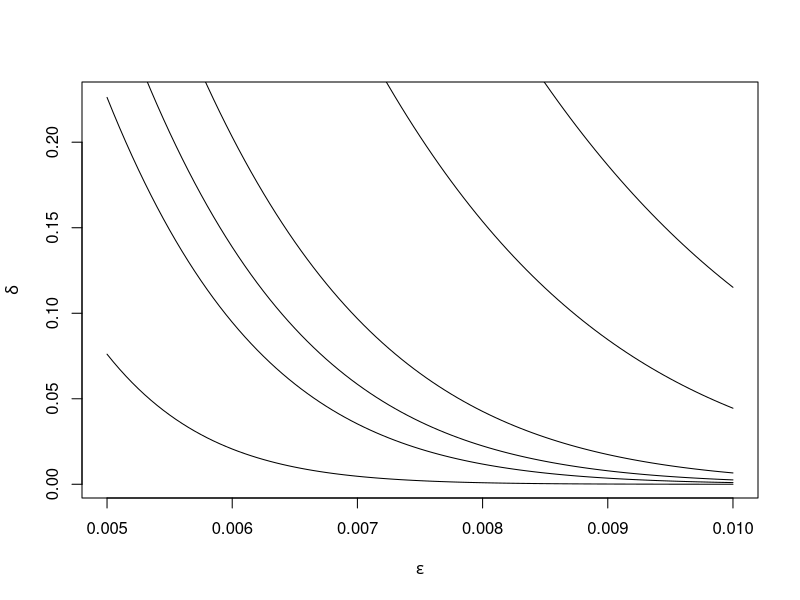
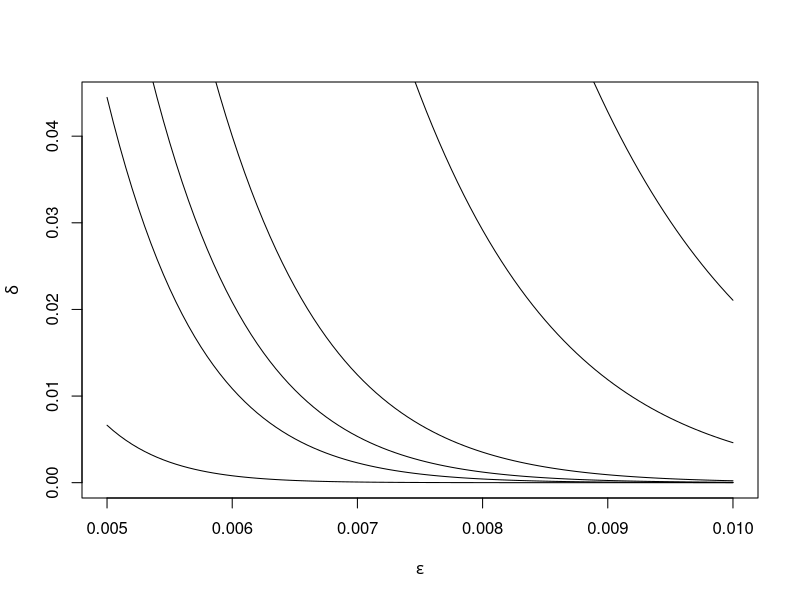
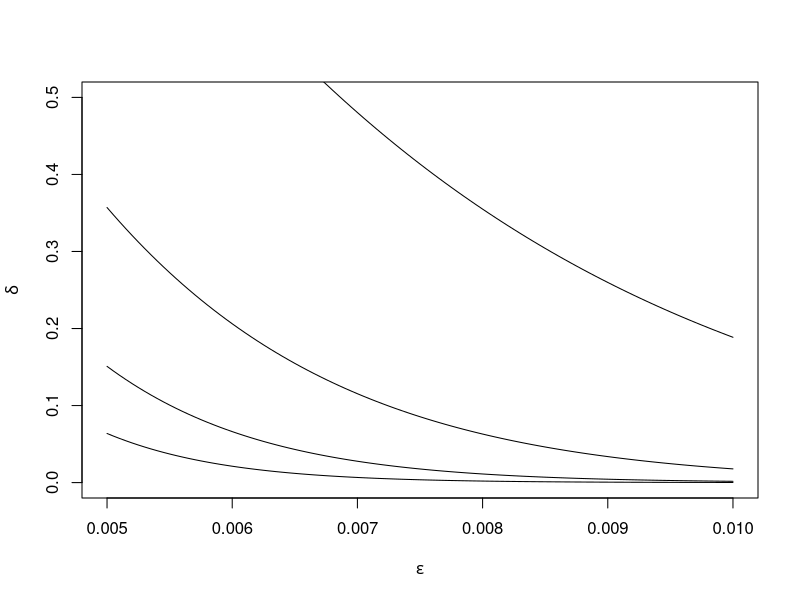
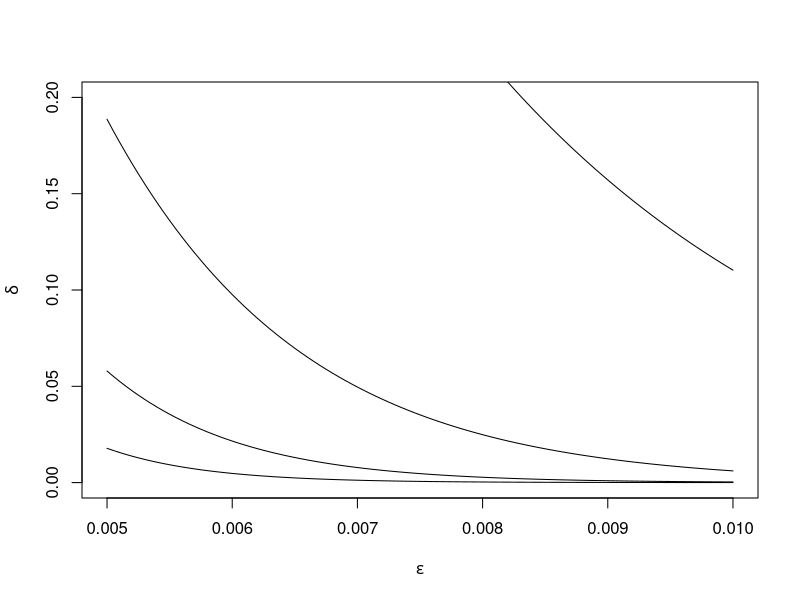

The R source for these figures, in order:
bernstein_bound <- function(V, rate) {
  function(epsilon) {
    2 * exp(- (V * epsilon^2) / (4 * (0.25 * rate) + (2 / 3) * epsilon))
  }
} 

rho <- 0.51
n <- 100

plot(bernstein_bound(2000, 1 / floor(rho * n)), from = 0.005, to = 0.01, 
     xlab = expression(epsilon), ylab = expression(delta))
plot(bernstein_bound(3000, 1 / floor(rho * n)), from = 0.005, to = 0.01, add = TRUE)
plot(bernstein_bound(1750, 1 / floor(rho * n)), from = 0.005, to = 0.01, add = TRUE)
plot(bernstein_bound(1500, 1 / floor(rho * n)), from = 0.005, to = 0.01, add = TRUE)
plot(bernstein_bound(1000, 1 / floor(rho * n)), from = 0.005, to = 0.01, add = TRUE)
plot(bernstein_bound(750, 1 / floor(rho * n)), from = 0.005, to = 0.01, add = TRUE)

n <- 200

plot(bernstein_bound(2000, 1 / floor(rho * n)), from = 0.005, to = 0.01, 
     xlab = expression(epsilon), ylab = expression(delta))
plot(bernstein_bound(3000, 1 / floor(rho * n)), from = 0.005, to = 0.01, add = TRUE)
plot(bernstein_bound(1750, 1 / floor(rho * n)), from = 0.005, to = 0.01, add = TRUE)
plot(bernstein_bound(1500, 1 / floor(rho * n)), from = 0.005, to = 0.01, add = TRUE)
plot(bernstein_bound(1000, 1 / floor(rho * n)), from = 0.005, to = 0.01, add = TRUE)
plot(bernstein_bound(750, 1 / floor(rho * n)), from = 0.005, to = 0.01, add = TRUE)

n <- 500

plot(bernstein_bound(1000, 1 / floor(rho * n)), from = 0.005, to = 0.01, 
     xlab = expression(epsilon), ylab = expression(delta), 
    ylim = c(0, 0.5))
plot(bernstein_bound(750, 1 / floor(rho * n)), from = 0.005, to = 0.01, add = TRUE)
plot(bernstein_bound(500, 1 / floor(rho * n)), from = 0.005, to = 0.01, add = TRUE)
plot(bernstein_bound(250, 1 / floor(rho * n)), from = 0.005, to = 0.01, add = TRUE)
plot(bernstein_bound(100, 1 / floor(rho * n)), from = 0.005, to = 0.01, add = TRUE)

n <- 1000

plot(bernstein_bound(1000, 1 / floor(rho * n)), from = 0.005, to = 0.01, 
     xlab = expression(epsilon), ylab = expression(delta), 
    ylim = c(0, 0.2))
plot(bernstein_bound(750, 1 / floor(rho * n)), from = 0.005, to = 0.01, add = TRUE)
plot(bernstein_bound(500, 1 / floor(rho * n)), from = 0.005, to = 0.01, add = TRUE)
plot(bernstein_bound(250, 1 / floor(rho * n)), from = 0.005, to = 0.01, add = TRUE)
plot(bernstein_bound(100, 1 / floor(rho * n)), from = 0.005, to = 0.01, add = TRUE)
